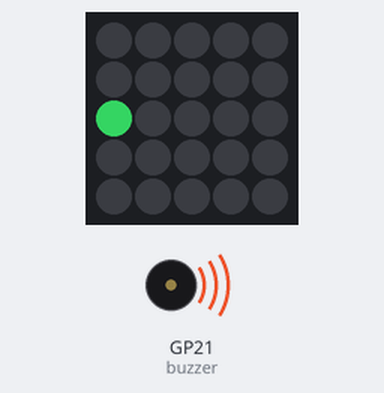
Simulated run of this program. Board: Raspberry Pi Pico running MicroPython. Parts: 5×5 RGB LED matrix, buzzer (waves = sounding). Dim RGB values are drawn brighter than linear; random numbers come from a fixed seed; the 25 LEDs are laid out as on the BitDogLab board (LED 0 bottom right, every second row reversed). At 1.2 s the program stops and its outputs stay as they are.

Above: at 0.05 s.
At 0.48 s:
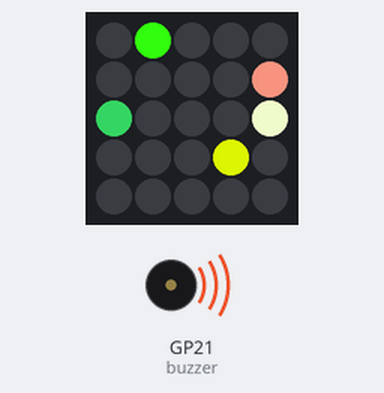
At 0.93 s:
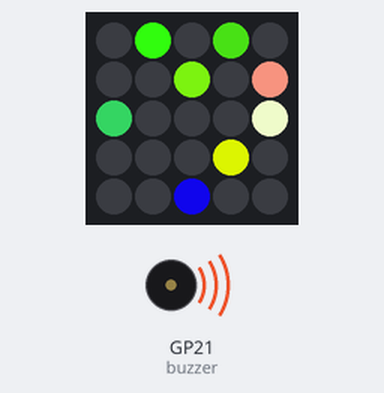
At 1.3 s:
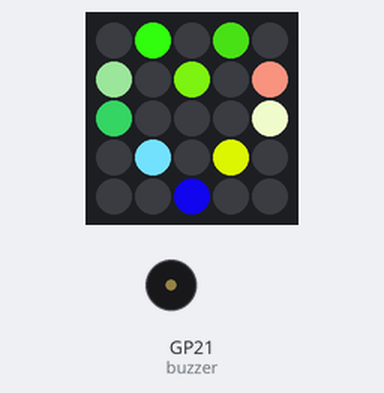
Timing chart, 0 to 2.7 s (numbered marks = the images above):
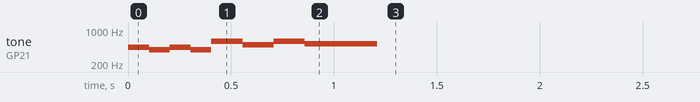

Measured:
- by itself, tone on GP21 (buzzer): plays 440 Hz for 0.10 s, 392 Hz for 0.10 s, 440 Hz for 0.10 s, 392 Hz for 0.10 s, 587 Hz for 0.15 s, 493 Hz for 0.15 s … (8 notes in this stretch)

The program:

e_a_matriz_com_cores_difgerentes_e_toca_som_dentro_do_cora__o.py
```python
import time
from machine import Pin, PWM
import neopixel
import random

# Configuração do buzzer e NeoPixel
buzzer = PWM(Pin(21))
NUM_LEDS = 25
np = neopixel.NeoPixel(Pin(7), NUM_LEDS)

def random_color():
    """Gera uma cor aleatória."""
    return (random.randint(0, 255), random.randint(0, 255), random.randint(0, 255))

def l3_37_sound_and_lights():
    heart_leds = [2, 6, 14, 15, 23, 17, 21, 19, 10, 8]
    already_illuminated = []

    # Sequência inicial metódica
    for freq in [440, 392, 440, 392]:  # Notas: A, G
        # Acende um LED do coração de forma aleatória com cor aleatória
        random_led = random.choice([led for led in heart_leds if led not in already_illuminated])
        already_illuminated.append(random_led)
        np[random_led] = random_color()
        np.write()

        buzzer.freq(freq)
        buzzer.duty_u16(5000)
        time.sleep(0.1)

    # Toque rebelde e imprevisível
    for freq in [587, 493, 587, 523]:  # Notas: D, B, D, C
        # Acende um LED do coração de forma aleatória com cor aleatória
        random_led = random.choice([led for led in heart_leds if led not in already_illuminated])
        already_illuminated.append(random_led)
        np[random_led] = random_color()
        np.write()

        buzzer.freq(freq)
        buzzer.duty_u16(5000)
        time.sleep(0.15)

    # Continua acendendo os LEDs restantes do coração após a sequência
    for led in [l for l in heart_leds if l not in already_illuminated]:
        np[led] = random_color()
        np.write()
        time.sleep(0.1)

    buzzer.duty_u16(0)  # Desliga o buzzer ao final

# Testando a função
l3_37_sound_and_lights()
```
